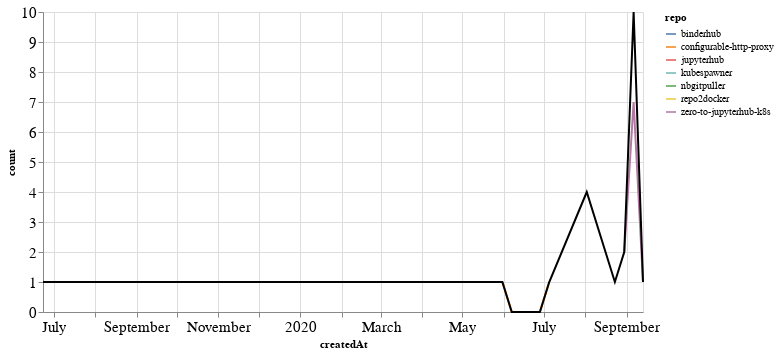

The cell this chart's notebook holds for it:
### Markdown cell above
## PRs

### Code cell
prs_time = prs.groupby('repo').resample('W', on='createdAt').count()['author'].reset_index()
prs_time = prs_time.rename(columns={'author': 'count'})
prs_time_total = prs_time.groupby('createdAt').agg({"count": "sum"}).reset_index()

ch1 = alt.Chart(prs_time, width=600).mark_line().encode(
    x='createdAt',
    y='count',
    color='repo',
    tooltip="repo"
)

ch2 = alt.Chart(prs_time_total, width=600).mark_line(color="black").encode(
    x='createdAt',
    y='count',
)

ch1 + ch2

### Figure 1 — Vega-Lite specification as saved in the notebook (floating-point values rounded to 4 significant figures)
{"config": {"axisLeft": {"labelFontSize": 15}, "axisBottom": {"labelFontSize": 15}}, "layer": [{"data": {"name": "data-014595370b582826c26ce90b90844aca"}, "mark": "line", "encoding": {"color": {"type": "nominal", "field": "repo"}, "tooltip": {"type": "nominal", "field": "repo"}, "x": {"type": "temporal", "field": "createdAt"}, "y": {"type": "quantitative", "field": "count"}}, "width": 600}, {"data": {"name": "data-9e2dbc6c0c80f7aab17bb9e70f3f669e"}, "mark": {"type": "line", "color": "black"}, "encoding": {"x": {"type": "temporal", "field": "createdAt"}, "y": {"type": "quantitative", "field": "count"}}, "width": 600}], "$schema": "https://vega.github.io/schema/vega-lite/v4.8.1.json", "datasets": {"data-014595370b582826c26ce90b90844aca": [{"repo": "binderhub", "createdAt": "2020-09-06T00:00:00", "count": 1}, {"repo": "configurable-http-proxy", "createdAt": "2020-05-31T00:00:00", "count": 1}, {"repo": "configurable-http-proxy", "createdAt": "2020-06-07T00:00:00", "count": 0}, {"repo": "configurable-http-proxy", "createdAt": "2020-06-14T00:00:00", "count": 0}, {"repo": "configurable-http-proxy", "createdAt": "2020-06-21T00:00:00", "count": 0}, {"repo": "configurable-http-proxy", "createdAt": "2020-06-28T00:00:00", "count": 0}, {"repo": "configurable-http-proxy", "createdAt": "2020-07-05T00:00:00", "count": 1}, {"repo": "jupyterhub", "createdAt": "2020-08-23T00:00:00", "count": 1}, {"repo": "kubespawner", "createdAt": "2020-09-06T00:00:00", "count": 2}, {"repo": "nbgitpuller", "createdAt": "2020-08-02T00:00:00", "count": 4}, {"repo": "repo2docker", "createdAt": "2019-06-23T00:00:00", "count": 1}, {"repo": "zero-to-jupyterhub-k8s", "createdAt": "2020-08-30T00:00:00", "count": 2}, {"repo": "zero-to-jupyterhub-k8s", "createdAt": "2020-09-06T00:00:00", "count": 7}, {"repo": "zero-to-jupyterhub-k8s", "createdAt": "2020-09-13T00:00:00", "count": 1}], "data-9e2dbc6c0c80f7aab17bb9e70f3f669e": [{"createdAt": "2019-06-23T00:00:00", "count": 1}, {"createdAt": "2020-05-31T00:00:00", "count": 1}, {"createdAt": "2020-06-07T00:00:00", "count": 0}, {"createdAt": "2020-06-14T00:00:00", "count": 0}, {"createdAt": "2020-06-21T00:00:00", "count": 0}, {"createdAt": "2020-06-28T00:00:00", "count": 0}, {"createdAt": "2020-07-05T00:00:00", "count": 1}, {"createdAt": "2020-08-02T00:00:00", "count": 4}, {"createdAt": "2020-08-23T00:00:00", "count": 1}, {"createdAt": "2020-08-30T00:00:00", "count": 2}, {"createdAt": "2020-09-06T00:00:00", "count": 10}, {"createdAt": "2020-09-13T00:00:00", "count": 1}]}}
